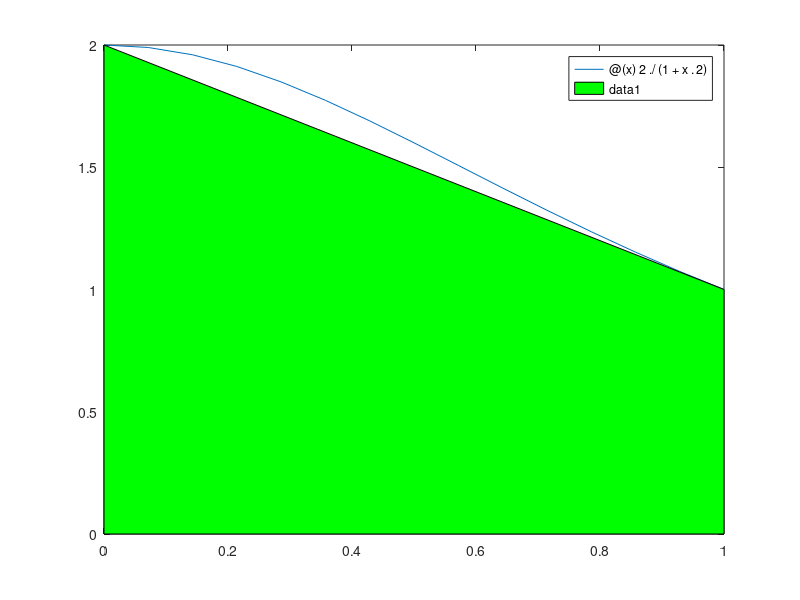

Reproduce this figure in MATLAB.
a=0; b=1;
f = @(x) 2./(1+x.^2);

int = integral(f,a,b) 

%a)
int_trapez = (b-a)/2*(f(a)+f(b)) 

%c)
int_simpsons = (b-a)/6*(f(a)+4*f((b-a)/2) + f(b))

 
%b)
%the function
fplot(f,[a,b]);
hold on
%the trapezium with the vertices (0; 0);(0; f(0));(1; f(1)) and (1; 0):
fill([0,0,1,1],[0,f(0),f(1),0],'g');

